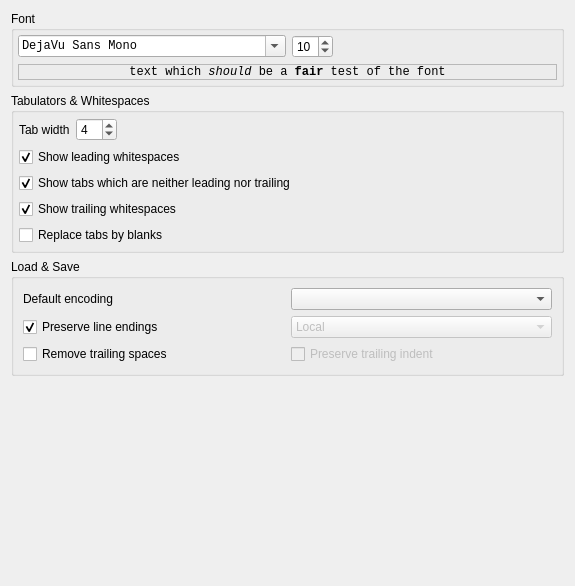
<ui version="4.0" >
 <class>EditorConfig</class>
 <widget class="QWidget" name="EditorConfig" >
  <property name="geometry" >
   <rect>
    <x>0</x>
    <y>0</y>
    <width>575</width>
    <height>586</height>
   </rect>
  </property>
  <layout class="QVBoxLayout" >
   <item>
    <widget class="QGroupBox" name="gbFont" >
     <property name="sizePolicy" >
      <sizepolicy vsizetype="Preferred" hsizetype="Preferred" >
       <horstretch>0</horstretch>
       <verstretch>0</verstretch>
      </sizepolicy>
     </property>
     <property name="title" >
      <string>Font</string>
     </property>
     <layout class="QGridLayout" >
      <property name="margin" >
       <number>4</number>
      </property>
      <item row="0" column="0" >
       <widget class="QFontComboBox" name="cbFont" >
        <property name="font" >
         <font>
          <family>Monospace</family>
         </font>
        </property>
        <property name="currentFont" >
         <font>
          <family>DejaVu Sans Mono</family>
         </font>
        </property>
       </widget>
      </item>
      <item row="0" column="1" >
       <widget class="QSpinBox" name="spnFontSize" >
        <property name="buttonSymbols" >
         <enum>QAbstractSpinBox::UpDownArrows</enum>
        </property>
        <property name="minimum" >
         <number>6</number>
        </property>
        <property name="maximum" >
         <number>50</number>
        </property>
        <property name="value" >
         <number>10</number>
        </property>
       </widget>
      </item>
      <item row="1" column="0" colspan="3" >
       <widget class="QLabel" name="lblSampleText" >
        <property name="sizePolicy" >
         <sizepolicy vsizetype="Preferred" hsizetype="Preferred" >
          <horstretch>0</horstretch>
          <verstretch>0</verstretch>
         </sizepolicy>
        </property>
        <property name="font" >
         <font>
          <family>Monospace</family>
         </font>
        </property>
        <property name="frameShape" >
         <enum>QFrame::StyledPanel</enum>
        </property>
        <property name="frameShadow" >
         <enum>QFrame::Sunken</enum>
        </property>
        <property name="text" >
         <string>text which &lt;i>should&lt;/i> be a &lt;b>fair&lt;/b> test of the font</string>
        </property>
        <property name="alignment" >
         <set>Qt::AlignCenter</set>
        </property>
        <property name="margin" >
         <number>0</number>
        </property>
       </widget>
      </item>
      <item row="0" column="2" >
       <spacer>
        <property name="orientation" >
         <enum>Qt::Horizontal</enum>
        </property>
        <property name="sizeHint" stdset="0" >
         <size>
          <width>40</width>
          <height>20</height>
         </size>
        </property>
       </spacer>
      </item>
     </layout>
    </widget>
   </item>
   <item>
    <widget class="QGroupBox" name="gbTabs" >
     <property name="sizePolicy" >
      <sizepolicy vsizetype="Preferred" hsizetype="Preferred" >
       <horstretch>0</horstretch>
       <verstretch>0</verstretch>
      </sizepolicy>
     </property>
     <property name="title" >
      <string>Tabulators &amp;&amp; Whitespaces</string>
     </property>
     <layout class="QVBoxLayout" >
      <property name="margin" >
       <number>5</number>
      </property>
      <item>
       <layout class="QHBoxLayout" >
        <item>
         <widget class="QLabel" name="lblTabWitdh" >
          <property name="sizePolicy" >
           <sizepolicy vsizetype="Preferred" hsizetype="Minimum" >
            <horstretch>0</horstretch>
            <verstretch>0</verstretch>
           </sizepolicy>
          </property>
          <property name="text" >
           <string>Tab width</string>
          </property>
          <property name="buddy" >
           <cstring>spnTabWidth</cstring>
          </property>
         </widget>
        </item>
        <item>
         <widget class="QSpinBox" name="spnTabWidth" >
          <property name="value" >
           <number>4</number>
          </property>
         </widget>
        </item>
        <item>
         <spacer>
          <property name="orientation" >
           <enum>Qt::Horizontal</enum>
          </property>
          <property name="sizeHint" stdset="0" >
           <size>
            <width>40</width>
            <height>20</height>
           </size>
          </property>
         </spacer>
        </item>
       </layout>
      </item>
      <item>
       <widget class="QCheckBox" name="chkShowLeadingWhitespace" >
        <property name="text" >
         <string>Show leading whitespaces</string>
        </property>
        <property name="checked" >
         <bool>true</bool>
        </property>
       </widget>
      </item>
      <item>
       <widget class="QCheckBox" name="chkShowTabsInText" >
        <property name="text" >
         <string>Show tabs which are neither leading nor trailing</string>
        </property>
        <property name="checked" >
         <bool>true</bool>
        </property>
       </widget>
      </item>
      <item>
       <widget class="QCheckBox" name="chkShowTrailingWhitespace" >
        <property name="text" >
         <string>Show trailing whitespaces</string>
        </property>
        <property name="checked" >
         <bool>true</bool>
        </property>
       </widget>
      </item>
      <item>
       <widget class="QCheckBox" name="chkReplaceTabs" >
        <property name="text" >
         <string>Replace tabs by blanks</string>
        </property>
       </widget>
      </item>
     </layout>
    </widget>
   </item>
   <item>
    <widget class="QGroupBox" name="gbEncodings" >
     <property name="title" >
      <string>Load &amp;&amp; Save</string>
     </property>
     <layout class="QGridLayout" name="gridLayout" >
      <item row="0" column="0" >
       <widget class="QLabel" name="label" >
        <property name="text" >
         <string>Default encoding</string>
        </property>
       </widget>
      </item>
      <item row="0" column="1" >
       <widget class="QComboBox" name="cbEncoding" />
      </item>
      <item row="1" column="0" >
       <widget class="QCheckBox" name="chkDetectLE" >
        <property name="text" >
         <string>Preserve line endings</string>
        </property>
        <property name="checked" >
         <bool>true</bool>
        </property>
       </widget>
      </item>
      <item row="1" column="1" >
       <widget class="QComboBox" name="cbLineEndings" >
        <property name="enabled" >
         <bool>false</bool>
        </property>
        <item>
         <property name="text" >
          <string>Local</string>
         </property>
        </item>
        <item>
         <property name="text" >
          <string>Unix/Linux</string>
         </property>
        </item>
        <item>
         <property name="text" >
          <string>DOS/Windows</string>
         </property>
        </item>
        <item>
         <property name="text" >
          <string>Old Mac</string>
         </property>
        </item>
       </widget>
      </item>
      <item row="2" column="0" >
       <widget class="QCheckBox" name="chkAutoRemoveTrailingWhitespace" >
        <property name="text" >
         <string>Remove trailing spaces</string>
        </property>
       </widget>
      </item>
      <item row="2" column="1" >
       <widget class="QCheckBox" name="chkPreserveTrailingIndent" >
        <property name="enabled" >
         <bool>false</bool>
        </property>
        <property name="text" >
         <string>Preserve trailing indent</string>
        </property>
       </widget>
      </item>
     </layout>
    </widget>
   </item>
   <item>
    <spacer>
     <property name="orientation" >
      <enum>Qt::Vertical</enum>
     </property>
     <property name="sizeType" >
      <enum>QSizePolicy::MinimumExpanding</enum>
     </property>
     <property name="sizeHint" stdset="0" >
      <size>
       <width>492</width>
       <height>10</height>
      </size>
     </property>
    </spacer>
   </item>
  </layout>
 </widget>
 <resources/>
 <connections>
  <connection>
   <sender>chkDetectLE</sender>
   <signal>toggled(bool)</signal>
   <receiver>cbLineEndings</receiver>
   <slot>setDisabled(bool)</slot>
   <hints>
    <hint type="sourcelabel" >
     <x>190</x>
     <y>445</y>
    </hint>
    <hint type="destinationlabel" >
     <x>279</x>
     <y>444</y>
    </hint>
   </hints>
  </connection>
  <connection>
   <sender>chkAutoRemoveTrailingWhitespace</sender>
   <signal>toggled(bool)</signal>
   <receiver>chkPreserveTrailingIndent</receiver>
   <slot>setEnabled(bool)</slot>
   <hints>
    <hint type="sourcelabel" >
     <x>176</x>
     <y>475</y>
    </hint>
    <hint type="destinationlabel" >
     <x>287</x>
     <y>479</y>
    </hint>
   </hints>
  </connection>
 </connections>
</ui>
